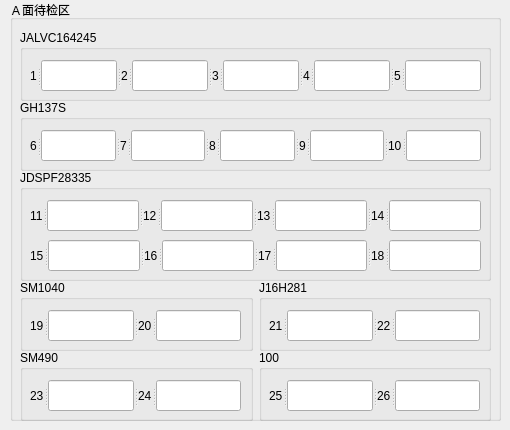
    <widget class="QWidget" name="tab_3">
     <attribute name="title">
      <string>A</string>
     </attribute>
     <widget class="QGroupBox" name="groupBox">
      <property name="geometry">
       <rect>
        <x>10</x>
        <y>0</y>
        <width>491</width>
        <height>421</height>
       </rect>
      </property>
      <property name="sizePolicy">
       <sizepolicy hsizetype="Fixed" vsizetype="Fixed">
        <horstretch>0</horstretch>
        <verstretch>0</verstretch>
       </sizepolicy>
      </property>
      <property name="minimumSize">
       <size>
        <width>491</width>
        <height>241</height>
       </size>
      </property>
      <property name="maximumSize">
       <size>
        <width>491</width>
        <height>500</height>
       </size>
      </property>
      <property name="title">
       <string>Ａ面待检区</string>
      </property>
      <widget class="QGroupBox" name="groupBox_2">
       <property name="geometry">
        <rect>
         <x>10</x>
         <y>30</y>
         <width>471</width>
         <height>71</height>
        </rect>
       </property>
       <property name="title">
        <string>JALVC164245</string>
       </property>
       <widget class="QSplitter" name="splitter">
        <property name="geometry">
         <rect>
          <x>10</x>
          <y>30</y>
          <width>451</width>
          <height>31</height>
         </rect>
        </property>
        <property name="orientation">
         <enum>Qt::Horizontal</enum>
        </property>
        <widget class="QLabel" name="label_5">
         <property name="sizePolicy">
          <sizepolicy hsizetype="Fixed" vsizetype="Fixed">
           <horstretch>0</horstretch>
           <verstretch>0</verstretch>
          </sizepolicy>
         </property>
         <property name="text">
          <string>1</string>
         </property>
        </widget>
        <widget class="QLineEdit" name="lineEdit_A1">
         <property name="sizePolicy">
          <sizepolicy hsizetype="Fixed" vsizetype="Fixed">
           <horstretch>0</horstretch>
           <verstretch>0</verstretch>
          </sizepolicy>
         </property>
        </widget>
        <widget class="QLabel" name="label_6">
         <property name="sizePolicy">
          <sizepolicy hsizetype="Fixed" vsizetype="Fixed">
           <horstretch>0</horstretch>
           <verstretch>0</verstretch>
          </sizepolicy>
         </property>
         <property name="text">
          <string>2</string>
         </property>
        </widget>
        <widget class="QLineEdit" name="lineEdit_A2">
         <property name="sizePolicy">
          <sizepolicy hsizetype="Fixed" vsizetype="Fixed">
           <horstretch>0</horstretch>
           <verstretch>0</verstretch>
          </sizepolicy>
         </property>
        </widget>
        <widget class="QLabel" name="label_7">
         <property name="sizePolicy">
          <sizepolicy hsizetype="Fixed" vsizetype="Fixed">
           <horstretch>0</horstretch>
           <verstretch>0</verstretch>
          </sizepolicy>
         </property>
         <property name="text">
          <string>3</string>
         </property>
        </widget>
        <widget class="QLineEdit" name="lineEdit_A3">
         <property name="sizePolicy">
          <sizepolicy hsizetype="Fixed" vsizetype="Fixed">
           <horstretch>0</horstretch>
           <verstretch>0</verstretch>
          </sizepolicy>
         </property>
        </widget>
        <widget class="QLabel" name="label_8">
         <property name="sizePolicy">
          <sizepolicy hsizetype="Fixed" vsizetype="Fixed">
           <horstretch>0</horstretch>
           <verstretch>0</verstretch>
          </sizepolicy>
         </property>
         <property name="text">
          <string>4</string>
         </property>
        </widget>
        <widget class="QLineEdit" name="lineEdit_A4">
         <property name="sizePolicy">
          <sizepolicy hsizetype="Fixed" vsizetype="Fixed">
           <horstretch>0</horstretch>
           <verstretch>0</verstretch>
          </sizepolicy>
         </property>
        </widget>
        <widget class="QLabel" name="label_14">
         <property name="sizePolicy">
          <sizepolicy hsizetype="Fixed" vsizetype="Fixed">
           <horstretch>0</horstretch>
           <verstretch>0</verstretch>
          </sizepolicy>
         </property>
         <property name="text">
          <string>5</string>
         </property>
        </widget>
        <widget class="QLineEdit" name="lineEdit_A5">
         <property name="sizePolicy">
          <sizepolicy hsizetype="Fixed" vsizetype="Fixed">
           <horstretch>0</horstretch>
           <verstretch>0</verstretch>
          </sizepolicy>
         </property>
        </widget>
       </widget>
      </widget>
      <widget class="QGroupBox" name="groupBox_3">
       <property name="geometry">
        <rect>
         <x>10</x>
         <y>100</y>
         <width>471</width>
         <height>71</height>
        </rect>
       </property>
       <property name="title">
        <string>GH137S</string>
       </property>
       <widget class="QSplitter" name="splitter_2">
        <property name="geometry">
         <rect>
          <x>10</x>
          <y>30</y>
          <width>451</width>
          <height>31</height>
         </rect>
        </property>
        <property name="orientation">
         <enum>Qt::Horizontal</enum>
        </property>
        <widget class="QLabel" name="label_30">
         <property name="sizePolicy">
          <sizepolicy hsizetype="Fixed" vsizetype="Fixed">
           <horstretch>0</horstretch>
           <verstretch>0</verstretch>
          </sizepolicy>
         </property>
         <property name="text">
          <string>6</string>
         </property>
        </widget>
        <widget class="QLineEdit" name="lineEdit_A6"/>
        <widget class="QLabel" name="label_31">
         <property name="sizePolicy">
          <sizepolicy hsizetype="Fixed" vsizetype="Fixed">
           <horstretch>0</horstretch>
           <verstretch>0</verstretch>
          </sizepolicy>
         </property>
         <property name="text">
          <string>7</string>
         </property>
        </widget>
        <widget class="QLineEdit" name="lineEdit_A7"/>
        <widget class="QLabel" name="label_32">
         <property name="sizePolicy">
          <sizepolicy hsizetype="Fixed" vsizetype="Fixed">
           <horstretch>0</horstretch>
           <verstretch>0</verstretch>
          </sizepolicy>
         </property>
         <property name="text">
          <string>8</string>
         </property>
        </widget>
        <widget class="QLineEdit" name="lineEdit_A8"/>
        <widget class="QLabel" name="label_33">
         <property name="sizePolicy">
          <sizepolicy hsizetype="Fixed" vsizetype="Fixed">
           <horstretch>0</horstretch>
           <verstretch>0</verstretch>
          </sizepolicy>
         </property>
         <property name="text">
          <string>9</string>
         </property>
        </widget>
        <widget class="QLineEdit" name="lineEdit_A9"/>
        <widget class="QLabel" name="label_34">
         <property name="sizePolicy">
          <sizepolicy hsizetype="Fixed" vsizetype="Fixed">
           <horstretch>0</horstretch>
           <verstretch>0</verstretch>
          </sizepolicy>
         </property>
         <property name="text">
          <string>10</string>
         </property>
        </widget>
        <widget class="QLineEdit" name="lineEdit_A10"/>
       </widget>
      </widget>
      <widget class="QGroupBox" name="groupBox_20">
       <property name="geometry">
        <rect>
         <x>10</x>
         <y>170</y>
         <width>471</width>
         <height>111</height>
        </rect>
       </property>
       <property name="title">
        <string>JDSPF28335</string>
       </property>
       <widget class="QSplitter" name="splitter_13">
        <property name="geometry">
         <rect>
          <x>10</x>
          <y>30</y>
          <width>451</width>
          <height>31</height>
         </rect>
        </property>
        <property name="orientation">
         <enum>Qt::Horizontal</enum>
        </property>
        <widget class="QLabel" name="label_35">
         <property name="sizePolicy">
          <sizepolicy hsizetype="Fixed" vsizetype="Fixed">
           <horstretch>0</horstretch>
           <verstretch>0</verstretch>
          </sizepolicy>
         </property>
         <property name="text">
          <string>11</string>
         </property>
        </widget>
        <widget class="QLineEdit" name="lineEdit_A19"/>
        <widget class="QLabel" name="label_36">
         <property name="sizePolicy">
          <sizepolicy hsizetype="Fixed" vsizetype="Fixed">
           <horstretch>0</horstretch>
           <verstretch>0</verstretch>
          </sizepolicy>
         </property>
         <property name="text">
          <string>12</string>
         </property>
        </widget>
        <widget class="QLineEdit" name="lineEdit_A20"/>
        <widget class="QLabel" name="label_37">
         <property name="sizePolicy">
          <sizepolicy hsizetype="Fixed" vsizetype="Fixed">
           <horstretch>0</horstretch>
           <verstretch>0</verstretch>
          </sizepolicy>
         </property>
         <property name="text">
          <string>13</string>
         </property>
        </widget>
        <widget class="QLineEdit" name="lineEdit_A21"/>
        <widget class="QLabel" name="label_38">
         <property name="sizePolicy">
          <sizepolicy hsizetype="Fixed" vsizetype="Fixed">
           <horstretch>0</horstretch>
           <verstretch>0</verstretch>
          </sizepolicy>
         </property>
         <property name="text">
          <string>14</string>
         </property>
        </widget>
        <widget class="QLineEdit" name="lineEdit_A22"/>
       </widget>
       <widget class="QSplitter" name="splitter_14">
        <property name="geometry">
         <rect>
          <x>10</x>
          <y>70</y>
          <width>451</width>
          <height>31</height>
         </rect>
        </property>
        <property name="orientation">
         <enum>Qt::Horizontal</enum>
        </property>
        <widget class="QLabel" name="label_39">
         <property name="sizePolicy">
          <sizepolicy hsizetype="Fixed" vsizetype="Fixed">
           <horstretch>0</horstretch>
           <verstretch>0</verstretch>
          </sizepolicy>
         </property>
         <property name="text">
          <string>15</string>
         </property>
        </widget>
        <widget class="QLineEdit" name="lineEdit_A23"/>
        <widget class="QLabel" name="label_45">
         <property name="sizePolicy">
          <sizepolicy hsizetype="Fixed" vsizetype="Fixed">
           <horstretch>0</horstretch>
           <verstretch>0</verstretch>
          </sizepolicy>
         </property>
         <property name="text">
          <string>16</string>
         </property>
        </widget>
        <widget class="QLineEdit" name="lineEdit_A24"/>
        <widget class="QLabel" name="label_46">
         <property name="sizePolicy">
          <sizepolicy hsizetype="Fixed" vsizetype="Fixed">
           <horstretch>0</horstretch>
           <verstretch>0</verstretch>
          </sizepolicy>
         </property>
         <property name="text">
          <string>17</string>
         </property>
        </widget>
        <widget class="QLineEdit" name="lineEdit_A25"/>
        <widget class="QLabel" name="label_47">
         <property name="sizePolicy">
          <sizepolicy hsizetype="Fixed" vsizetype="Fixed">
           <horstretch>0</horstretch>
           <verstretch>0</verstretch>
          </sizepolicy>
         </property>
         <property name="text">
          <string>18</string>
         </property>
        </widget>
        <widget class="QLineEdit" name="lineEdit_A26"/>
       </widget>
      </widget>
      <widget class="QWidget" name="layoutWidget">
       <property name="geometry">
        <rect>
         <x>10</x>
         <y>280</y>
         <width>471</width>
         <height>71</height>
        </rect>
       </property>
       <layout class="QHBoxLayout" name="horizontalLayout_4">
        <item>
         <widget class="QGroupBox" name="groupBox_4">
          <property name="title">
           <string>SM1040</string>
          </property>
          <widget class="QSplitter" name="splitter_3">
           <property name="geometry">
            <rect>
             <x>10</x>
             <y>30</y>
             <width>211</width>
             <height>31</height>
            </rect>
           </property>
           <property name="orientation">
            <enum>Qt::Horizontal</enum>
           </property>
           <widget class="QLabel" name="label_48">
            <property name="sizePolicy">
             <sizepolicy hsizetype="Fixed" vsizetype="Fixed">
              <horstretch>0</horstretch>
              <verstretch>0</verstretch>
             </sizepolicy>
            </property>
            <property name="text">
             <string>19</string>
            </property>
           </widget>
           <widget class="QLineEdit" name="lineEdit_A11"/>
           <widget class="QLabel" name="label_49">
            <property name="sizePolicy">
             <sizepolicy hsizetype="Fixed" vsizetype="Fixed">
              <horstretch>0</horstretch>
              <verstretch>0</verstretch>
             </sizepolicy>
            </property>
            <property name="text">
             <string>20</string>
            </property>
           </widget>
           <widget class="QLineEdit" name="lineEdit_A12"/>
          </widget>
         </widget>
        </item>
        <item>
         <widget class="QGroupBox" name="groupBox_5">
          <property name="title">
           <string>J16H281</string>
          </property>
          <widget class="QSplitter" name="splitter_4">
           <property name="geometry">
            <rect>
             <x>10</x>
             <y>30</y>
             <width>211</width>
             <height>31</height>
            </rect>
           </property>
           <property name="orientation">
            <enum>Qt::Horizontal</enum>
           </property>
           <widget class="QLabel" name="label_50">
            <property name="sizePolicy">
             <sizepolicy hsizetype="Fixed" vsizetype="Fixed">
              <horstretch>0</horstretch>
              <verstretch>0</verstretch>
             </sizepolicy>
            </property>
            <property name="text">
             <string>21</string>
            </property>
           </widget>
           <widget class="QLineEdit" name="lineEdit_A13"/>
           <widget class="QLabel" name="label_51">
            <property name="sizePolicy">
             <sizepolicy hsizetype="Fixed" vsizetype="Fixed">
              <horstretch>0</horstretch>
              <verstretch>0</verstretch>
             </sizepolicy>
            </property>
            <property name="text">
             <string>22</string>
            </property>
           </widget>
           <widget class="QLineEdit" name="lineEdit_A14"/>
          </widget>
         </widget>
        </item>
       </layout>
      </widget>
      <widget class="QWidget" name="layoutWidget">
       <property name="geometry">
        <rect>
         <x>10</x>
         <y>350</y>
         <width>471</width>
         <height>71</height>
        </rect>
       </property>
       <layout class="QHBoxLayout" name="horizontalLayout_5">
        <item>
         <widget class="QGroupBox" name="groupBox_6">
          <property name="title">
           <string>SM490</string>
          </property>
          <widget class="QSplitter" name="splitter_5">
           <property name="geometry">
            <rect>
             <x>10</x>
             <y>30</y>
             <width>211</width>
             <height>31</height>
            </rect>
           </property>
           <property name="orientation">
            <enum>Qt::Horizontal</enum>
           </property>
           <widget class="QLabel" name="label_52">
            <property name="sizePolicy">
             <sizepolicy hsizetype="Fixed" vsizetype="Fixed">
              <horstretch>0</horstretch>
              <verstretch>0</verstretch>
             </sizepolicy>
            </property>
            <property name="text">
             <string>23</string>
            </property>
           </widget>
           <widget class="QLineEdit" name="lineEdit_A15"/>
           <widget class="QLabel" name="label_53">
            <property name="sizePolicy">
             <sizepolicy hsizetype="Fixed" vsizetype="Fixed">
              <horstretch>0</horstretch>
              <verstretch>0</verstretch>
             </sizepolicy>
            </property>
            <property name="text">
             <string>24</string>
            </property>
           </widget>
           <widget class="QLineEdit" name="lineEdit_A16"/>
          </widget>
         </widget>
        </item>
        <item>
         <widget class="QGroupBox" name="groupBox_7">
          <property name="title">
           <string>100</string>
          </property>
          <widget class="QSplitter" name="splitter_6">
           <property name="geometry">
            <rect>
             <x>10</x>
             <y>30</y>
             <width>211</width>
             <height>31</height>
            </rect>
           </property>
           <property name="orientation">
            <enum>Qt::Horizontal</enum>
           </property>
           <widget class="QLabel" name="label_54">
            <property name="sizePolicy">
             <sizepolicy hsizetype="Fixed" vsizetype="Fixed">
              <horstretch>0</horstretch>
              <verstretch>0</verstretch>
             </sizepolicy>
            </property>
            <property name="text">
             <string>25</string>
            </property>
           </widget>
           <widget class="QLineEdit" name="lineEdit_A17"/>
           <widget class="QLabel" name="label_55">
            <property name="sizePolicy">
             <sizepolicy hsizetype="Fixed" vsizetype="Fixed">
              <horstretch>0</horstretch>
              <verstretch>0</verstretch>
             </sizepolicy>
            </property>
            <property name="text">
             <string>26</string>
            </property>
           </widget>
           <widget class="QLineEdit" name="lineEdit_A18"/>
          </widget>
         </widget>
        </item>
       </layout>
      </widget>
     </widget>
    </widget>
